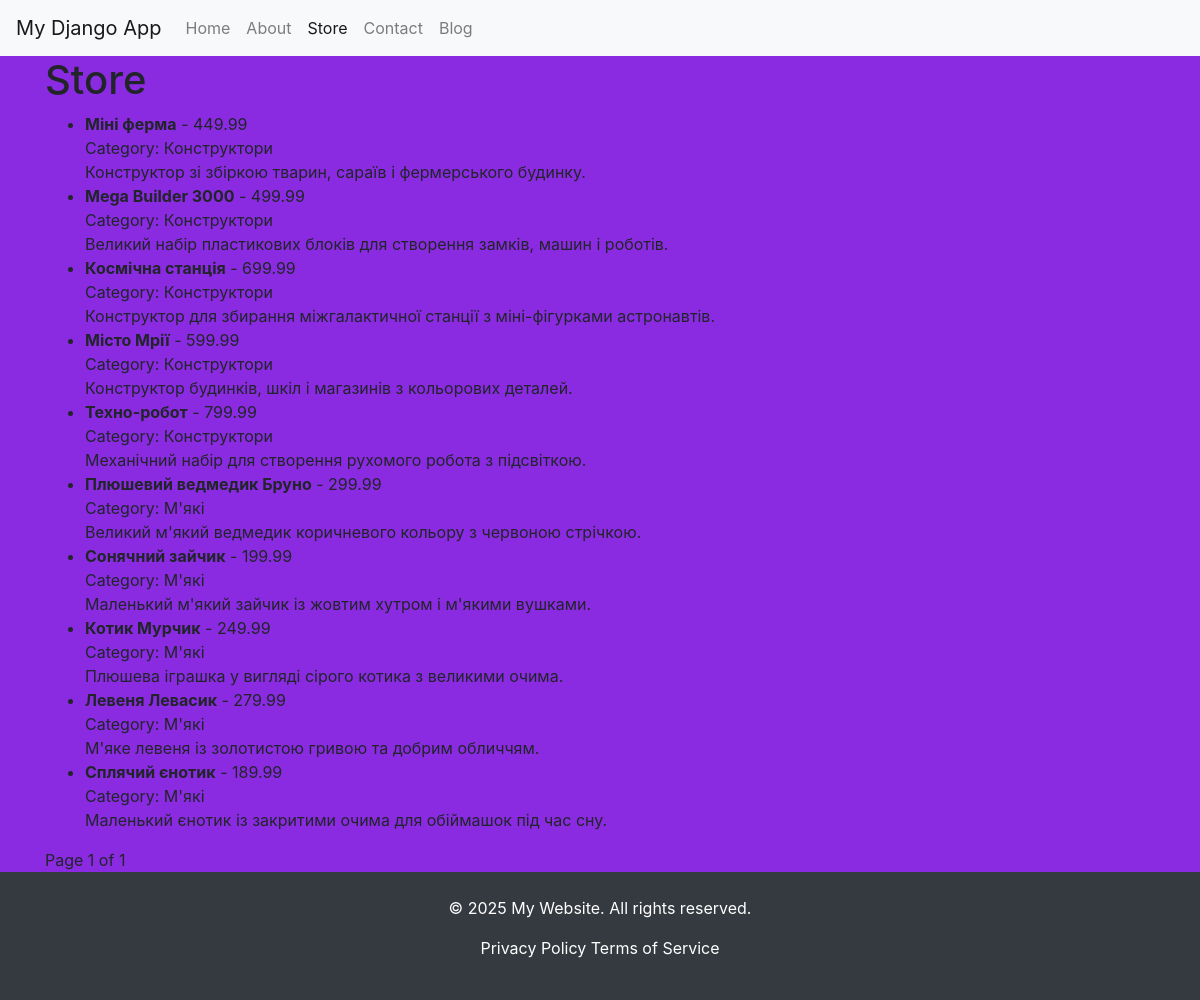
/store/, run on the app's committed database.
### myapp/models.py (models this page shows, shortened)
class Toy(models.Model):
    GENDER_CHOICES = [
        ('M', 'Для хлопчиків'),
        ('F', 'Для дівчаток'),
        ('U', 'Універсальна')
    ]
    name = models.CharField(max_length=100, verbose_name="Назва іграшки")
    description = models.TextField(verbose_name="Опис іграшки", blank=True)
    price = models.DecimalField(max_digits=10, decimal_places=2, default=19.99, verbose_name="Ціна")
    quantity = models.PositiveIntegerField(default=0, verbose_name="Кількість")
    gender = models.CharField(max_length=1, choices=GENDER_CHOICES, default='U', verbose_name="Призначення")
    age_group = models.CharField(max_length=50, default="3+", verbose_name="Вікова категорія")
    created_at = models.DateTimeField(auto_now_add=True, verbose_name="Дата створення")
    updated_at = models.DateTimeField(auto_now=True, verbose_name="Дата оновлення")
    category = models.ForeignKey(Category, on_delete=models.CASCADE, verbose_name="Категорія")
    image = models.ImageField(upload_to='toys/', blank=True, null=True, verbose_name="Зображення")

class Category(models.Model):
    name = models.CharField(max_length=100, verbose_name="Назва категорії")
    description = models.TextField(verbose_name="Опис категорії", blank=True)

### myapp/views.py (the view)
# urls.py: path('store/', views.store, name='store'),  # /services/
def store(request):
    items = Toy.objects.all()  # Adjust the query if you want to filter specific categories
    paginator = Paginator(items, 10)  # Show 10 items per page
    page_number = request.GET.get('page')
    page_obj = paginator.get_page(page_number)
    return render(request, 'store.html', {'page_obj': page_obj})

### myapp/templates/store.html (shortened to what this page needs)
{% extends "base.html" %}
{% block content %}
<h1>Store</h1>
<ul>
    {% for item in page_obj %}
        <li>
            <strong>{{ item.name }}</strong> - {{ item.price }}<br>
            Category: {{ item.category.name }}<br>
            {{ item.description }}
        </li>
    {% endfor %}
</ul>
<div class="pagination">
    <span>Page {{ page_obj.number }} of {{ page_obj.paginator.num_pages }}</span>
</div>
{% endblock %}

### myapp/templates/base.html (shortened to what this page needs)
{% load static %}
<!DOCTYPE html>
<html lang="en">
<head>
    <link rel="stylesheet" href="https://stackpath.bootstrapcdn.com/bootstrap/4.3.1/css/bootstrap.min.css" />
    <link rel="stylesheet" href="{% static 'css/main.css' %}">
</head>
<body>
    <nav class="navbar navbar-expand-lg navbar-light bg-light">
        <a class="navbar-brand" href="{% url 'home' %}">My Django App</a>
        <div class="collapse navbar-collapse" id="navbarNav">
            <ul class="navbar-nav">
                <li class="nav-item {% if request.resolver_match.url_name == 'home' %}active{% endif %}">
                    <a class="nav-link" href="{% url 'home' %}">Home</a>
                </li>
                <li class="nav-item {% if request.resolver_match.url_name == 'about' %}active{% endif %}">
                    <a class="nav-link" href="{% url 'about' %}">About</a>
                </li>
                <li class="nav-item {% if request.resolver_match.url_name == 'store' %}active{% endif %}">
                    <a class="nav-link" href="{% url 'store' %}">Store</a>
                </li>
                <li class="nav-item {% if request.resolver_match.url_name == 'contact' %}active{% endif %}">
                    <a class="nav-link" href="{% url 'contact' %}">Contact</a>
                </li>
                <li class="nav-item {% if request.resolver_match.url_name == 'blog' %}active{% endif %}">
                    <a class="nav-link" href="{% url 'blog' %}">Blog</a>
                </li>
            </ul>
        </div>
    </nav>
    <div class="container">{% block content %} {% endblock %}</div>
    <footer class="bg-dark text-white py-4">
        <div class="container text-center">
            <p>&copy; 2025 My Website. All rights reserved.</p>
            <p>
                <a href="#" class="text-white me-3">Privacy Policy</a>
                <a href="#" class="text-white">Terms of Service</a>
            </p>
        </div>
    </footer>
</body>
</html>

### static/css/main.css (style rules this page uses)
body { background-color: blueviolet; }

### myapp/templates/base.html (style rules this page uses)
html, body { height: 100%; }
body { display: flex; flex-direction: column; }
.container { flex: 1; }

### data on the page
Toy: name "Міні ферма", price "449.99", category.name "Конструктори", description "Конструктор зі збіркою тварин, сараїв і фермерського будинку."
Toy: name "Mega Builder 3000", price "499.99", category.name "Конструктори", description "Великий набір пластикових блоків для створення замків, машин і роботів."
Toy: name "Космічна станція", price "699.99", category.name "Конструктори", description "Конструктор для збирання міжгалактичної станції з міні-фігурками астронавтів."
Toy: name "Місто Мрії", price "599.99", category.name "Конструктори", description "Конструктор будинків, шкіл і магазинів з кольорових деталей."
Toy: name "Техно-робот", price "799.99", category.name "Конструктори", description "Механічний набір для створення рухомого робота з підсвіткою."
Toy: name "Плюшевий ведмедик Бруно", price "299.99", category.name "М'які", description "Великий м'який ведмедик коричневого кольору з червоною стрічкою."
Toy: name "Сонячний зайчик", price "199.99", category.name "М'які", description "Маленький м'який зайчик із жовтим хутром і м'якими вушками."
Toy: name "Котик Мурчик", price "249.99", category.name "М'які", description "Плюшева іграшка у вигляді сірого котика з великими очима."
Toy: name "Левеня Левасик", price "279.99", category.name "М'які", description "М'яке левеня із золотистою гривою та добрим обличчям."
Toy: name "Сплячий єнотик", price "189.99", category.name "М'які", description "Маленький єнотик із закритими очима для обіймашок під час сну."

### other printed values
{{ page_obj.number }} "1"
{{ page_obj.paginator.num_pages }} "1"
